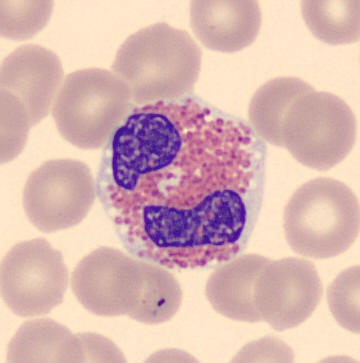
#> input picture EO 2K-PBC Train (183).jpg, 360 x 363 px, given as the content of the folder C:/Users/Shrey/PycharmProjects/PythonProject/ERB, which was not available
$ python main.py   (older library calls are emulated)
#> lines starting #> are read from the running program, lines starting #| are printed output that depends on the picture; after the words box and inside, x2 and y2 are one past the last pixel; in counts of white or black regions, pixels touching at a corner belong together; pictures that were not available may be replaced by others from this repository, and a replacement may not be noted
import cv2
import numpy as np
import glob
import os
from scipy.spatial.distance import directed_hausdorff

# Dataset folders
img_folder = r"C:\Users\Shrey\PycharmProjects\PythonProject\ERB"
mask_folder = r"C:\Users\Shrey\PycharmProjects\PythonProject\ERBGroundtruth"

# Dice Score
def calculate_dice(mask1, mask2):
    mask1 = (mask1 > 0).astype(np.uint8)
    mask2 = (mask2 > 0).astype(np.uint8)
    intersection = np.sum(mask1 & mask2)
    total_sum = np.sum(mask1) + np.sum(mask2)
    if total_sum == 0:
        return 1.0
    return (2.0 * intersection) / total_sum

# IoU Function
def calculate_iou(mask1, mask2):
    mask1 = (mask1 > 0).astype(np.uint8)
    mask2 = (mask2 > 0).astype(np.uint8)
    intersection = np.sum(mask1 & mask2)
    union = np.sum(mask1 | mask2)
    if union == 0:
        return 1.0
    return intersection / union

# Hausdorff Distance
def calculate_hausdorff(mask1, mask2):
    mask1 = (mask1 > 0).astype(np.uint8)
    mask2 = (mask2 > 0).astype(np.uint8)
    pts1 = np.column_stack(np.where(mask1 > 0))
    pts2 = np.column_stack(np.where(mask2 > 0))
    if len(pts1) == 0 or len(pts2) == 0:
        return np.nan
    d1 = directed_hausdorff(pts1, pts2)[0]
    d2 = directed_hausdorff(pts2, pts1)[0]
    return max(d1, d2)

# Precision
def calculate_precision(mask1, mask2):
    mask1 = (mask1 > 0).astype(np.uint8)
    mask2 = (mask2 > 0).astype(np.uint8)
    tp = np.sum(mask1 & mask2)
    fp = np.sum(mask1 & (~mask2))
    if tp + fp == 0:
        return 1.0
    return tp / (tp + fp)

# Recall
def calculate_recall(mask1, mask2):
    mask1 = (mask1 > 0).astype(np.uint8)
    mask2 = (mask2 > 0).astype(np.uint8)
    tp = np.sum(mask1 & mask2)
    fn = np.sum((~mask1) & mask2)
    if tp + fn == 0:
        return 1.0
    return tp / (tp + fn)

# Cell Count Accuracy
def calculate_cell_count_accuracy(pred_mask, gt_mask):
    # Count number of connected components (cells)
    num_pred, _ = cv2.connectedComponents((pred_mask > 0).astype(np.uint8))
    num_gt, _ = cv2.connectedComponents((gt_mask > 0).astype(np.uint8))
    # Subtract background component
    num_pred -= 1
    num_gt -= 1
    if num_gt == 0:
        return 1.0 if num_pred == 0 else 0.0
    return 1 - abs(num_pred - num_gt) / num_gt

# Store metrics
dice_scores, iou_scores, hausdorff_scores = [], [], []
precision_scores, recall_scores, cellcount_scores = [], [], []

image_files = glob.glob(os.path.join(img_folder, "*.jpg"))
print("Total images found:", len(image_files))

for img_path in image_files:
    img_name = os.path.basename(img_path).replace(".jpg", "")
    mask_path = os.path.join(mask_folder, img_name + "_mask.png")

    img = cv2.imread(img_path)
#> img is the input picture: shape (363, 360, 3); mean B, G, R 178.3, 183, 217.4
    gt_mask = cv2.imread(mask_path, cv2.IMREAD_GRAYSCALE)
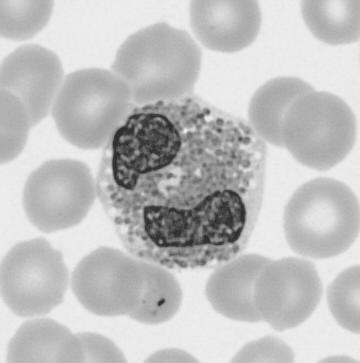
#> gt_mask: shape (363, 360); min 36, max 243, mean 192.8

    if img is None:
        continue
    if gt_mask is None:
        print(f"{img_name}: no ground truth mask")
        continue

    # Convert to LAB
    lab_img = cv2.cvtColor(img, cv2.COLOR_BGR2LAB)
#> lab_img: shape (363, 360, 3); mean of channels 0, 1, 2 196.9, 140.2, 134.8
    l_channel, a_channel, b_channel = cv2.split(lab_img)

    blur_imgA = cv2.GaussianBlur(a_channel, (5, 5), 15)

    # Otsu Threshold
    _, otsu_thresh = cv2.threshold(
        blur_imgA, 0, 255, cv2.THRESH_BINARY + cv2.THRESH_OTSU
    )
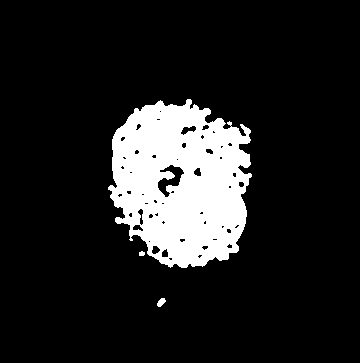
#> otsu_thresh: shape (363, 360); 13.4% white; 3 white regions, box (x1, y1, x2, y2) and area: (108, 99, 252, 268) 17391, (157, 298, 166, 307) 52, (139, 251, 145, 256) 25

    kernel = cv2.getStructuringElement(cv2.MORPH_ELLIPSE, (5, 5))
    h, w = img.shape[:2]
    close_size = max(15, int(min(h, w) * 0.04))
    close_kernel = cv2.getStructuringElement(cv2.MORPH_ELLIPSE, (close_size, close_size))
    closing = cv2.morphologyEx(otsu_thresh, cv2.MORPH_CLOSE, close_kernel, iterations=4)
#> closing: shape (363, 360); 15.2% white; 1 white region, box (x1, y1, x2, y2) and area: (108, 99, 252, 307) 19884

    # Flood fill holes
    flood_filled = closing.copy()
    fill_mask = np.zeros((h + 2, w + 2), np.uint8)
    cv2.floodFill(flood_filled, fill_mask, (0, 0), 255)
#> flood_filled: shape (363, 360); every value is 255
    flood_fill_inverted = cv2.bitwise_not(flood_filled)
#> flood_fill_inverted: shape (363, 360); every value is 0
    closing = cv2.bitwise_or(closing, flood_fill_inverted)

    if cv2.countNonZero(closing) > 0.9 * closing.size:
        closing = cv2.morphologyEx(otsu_thresh, cv2.MORPH_CLOSE, kernel, iterations=4)

    # Distance transform
    dist_transform = cv2.distanceTransform(closing, cv2.DIST_L2, 5)
    _, sure_fg = cv2.threshold(dist_transform, 0.2 * dist_transform.max(), 255, 0)
#> sure_fg: shape (363, 360) float32; 10.2% white; 1 white region, box (x1, y1, x2, y2) and area: (123, 114, 238, 259) 13270
    sure_fg = cv2.erode(sure_fg.astype(np.uint8), kernel, iterations=1)
#> sure_fg: shape (363, 360); 9.5% white; 1 white region, box (x1, y1, x2, y2) and area: (125, 116, 236, 257) 12398
    sure_bg = cv2.dilate(closing, kernel, iterations=4)
#> sure_bg: shape (363, 360); 19.1% white; 1 white region, box (x1, y1, x2, y2) and area: (100, 91, 260, 315) 24960
    unknown = cv2.subtract(sure_bg, sure_fg)
#> unknown: shape (363, 360); 9.6% white; 1 white region, box (x1, y1, x2, y2) and area: (100, 91, 260, 315) 12562

    # Gradient magnitude
    gray_img = cv2.cvtColor(img, cv2.COLOR_BGR2GRAY)
    sobel_x = cv2.Sobel(gray_img, cv2.CV_64F, 1, 0, ksize=5)
    sobel_y = cv2.Sobel(gray_img, cv2.CV_64F, 0, 1, ksize=5)
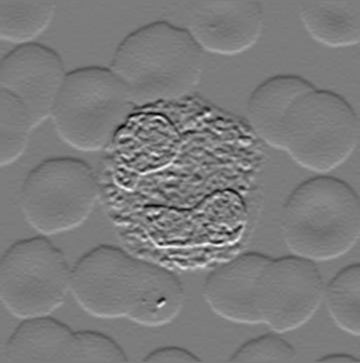
#> sobel_y: shape (363, 360) float64; min -4570, max 4804, mean -4.5; drawn with min black and max white
    gradient_magnitude = cv2.magnitude(sobel_x, sobel_y)
    gradient_magnitude = cv2.convertScaleAbs(gradient_magnitude)
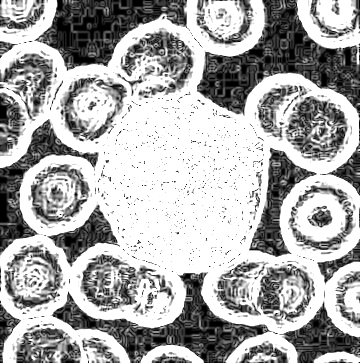
#> gradient_magnitude: shape (363, 360); min 0, max 255, mean 169.4

    # Marker labelling
    num_labels, markers = cv2.connectedComponents(sure_fg)
#> num_labels = 2
    markers = markers + 1
    markers[unknown == 255] = 0

    # Watershed segmentation
    markers = cv2.watershed(cv2.cvtColor(gradient_magnitude, cv2.COLOR_GRAY2BGR), markers)
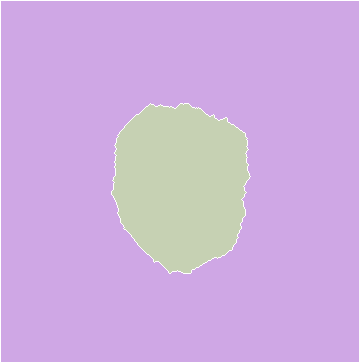
#> markers: shape (363, 360) int32; 3 distinct labels, from -1 to 2; one colour per label, 0 black, -1 white

    best_score = -np.inf
    pmy_marker = -1

    # Choose best segment
    for label in range(2, markers.max() + 1):
        region_mask = np.uint8(markers == label)
        area = cv2.countNonZero(region_mask)
        if area < 500:
            continue
        mean_a = cv2.mean(a_channel, mask=region_mask)[0]
        mean_l = cv2.mean(l_channel, mask=region_mask)[0]
        score = mean_a - 0.5 * mean_l
        if score > best_score:
            best_score = score
            pmy_marker = label
#> this loop made 1 pass
#> (area, mean_a, mean_l, score, best_score) on pass 1: (17947, 161.2, 129.1, 96.63, 96.63)
#> pass 1, `region_mask = np.uint8(markers == label)`:
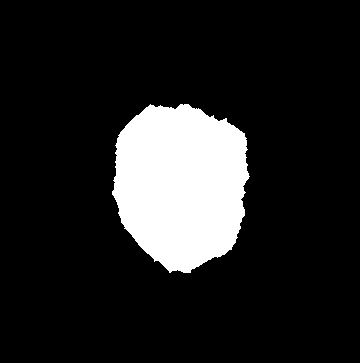
#> region_mask: shape (363, 360); values 0 (black) and 1 (white), 13.7% white; 1 white region, box (x1, y1, x2, y2) and area: (112, 104, 250, 273) 17947
#> after the loop, best_score = 96.63; pmy_marker = 2

    watershed_mask = np.zeros_like(closing)
    if pmy_marker != -1:
        watershed_mask[markers == pmy_marker] = 255

    # Keep largest component
    contours, _ = cv2.findContours(watershed_mask, cv2.RETR_EXTERNAL, cv2.CHAIN_APPROX_SIMPLE)
    if contours:
        largest = max(contours, key=cv2.contourArea)
        watershed_mask = np.zeros_like(watershed_mask)
        cv2.drawContours(watershed_mask, [largest], -1, 255, thickness=cv2.FILLED)

    watershed_mask_binary = (np.uint8(watershed_mask > 0) * 255)

    # Threshold
    _, pred_bin = cv2.threshold(watershed_mask_binary, 127, 255, cv2.THRESH_BINARY)
    _, gt_bin = cv2.threshold(gt_mask, 127, 255, cv2.THRESH_BINARY)
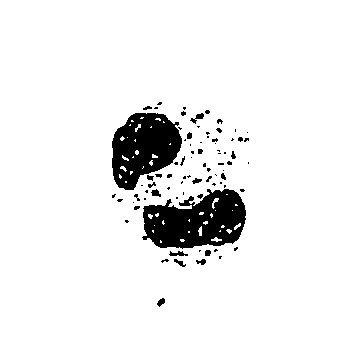
#> gt_bin: shape (363, 360); 93.1% white; 80 black regions (60 under 20 px), largest, box (x1, y1, x2, y2) and area: (142, 189, 246, 249) 4271, (112, 113, 182, 190) 3610, (190, 113, 204, 124) 61

    # Metrics
    dice = calculate_dice(pred_bin, gt_bin)
#> in calculate_dice, `intersection = np.sum(mask1 & mask2)`: intersection = 9420
#> in calculate_dice, `total_sum = np.sum(mask1) + np.sum(mask2)`: total_sum = 139659
#> dice = 0.135
    iou = calculate_iou(pred_bin, gt_bin)
#> in calculate_iou, `intersection = np.sum(mask1 & mask2)`: intersection = 9420
#> in calculate_iou, `union = np.sum(mask1 | mask2)`: union = 130239
#> iou = 0.0723
    hausdorff = calculate_hausdorff(pred_bin, gt_bin)
#> in calculate_hausdorff, `pts1 = np.column_stack(np.where(mask1 > 0))`: pts1 = 17947 pairs, first value 104 to 272, second value 112 to 249
#> in calculate_hausdorff, `pts2 = np.column_stack(np.where(mask2 > 0))`: pts2 = 121712 pairs, first value 0 to 362, second value 0 to 359
#> in calculate_hausdorff, `d1 = directed_hausdorff(pts1, pts2)[0]`: d1 = 13.6
#> in calculate_hausdorff, `d2 = directed_hausdorff(pts2, pts1)[0]`: d2 = 181.6
#> hausdorff = 181.6
    precision = calculate_precision(pred_bin, gt_bin)
#> in calculate_precision, `tp = np.sum(mask1 & mask2)`: tp = 9420
#> in calculate_precision, `fp = np.sum(mask1 & (~mask2))`: fp = 8527
#> precision = 0.525
    recall = calculate_recall(pred_bin, gt_bin)
#> in calculate_recall, `tp = np.sum(mask1 & mask2)`: tp = 9420
#> in calculate_recall, `fn = np.sum((~mask1) & mask2)`: fn = 112292
#> recall = 0.0774
    cellcount_acc = calculate_cell_count_accuracy(pred_bin, gt_bin)
#> in calculate_cell_count_accuracy, `num_pred, _ = cv2.connectedComponents((pred_mask > 0).astype(np.uint8))`: num_pred = 2
#> in calculate_cell_count_accuracy, `num_gt, _ = cv2.connectedComponents((gt_mask > 0).astype(np.uint8))`: num_gt = 46
#> in calculate_cell_count_accuracy, `num_pred -= 1`: num_pred = 1
#> in calculate_cell_count_accuracy, `num_gt -= 1`: num_gt = 45
#> cellcount_acc = 0.0222

    dice_scores.append((img_name, dice))
    iou_scores.append((img_name, iou))
    hausdorff_scores.append((img_name, hausdorff))
    precision_scores.append((img_name, precision))
    recall_scores.append((img_name, recall))
    cellcount_scores.append((img_name, cellcount_acc))

    print(f"{img_name}: Dice={dice:.4f}, IoU={iou:.4f}, Hausdorff={hausdorff:.4f}, "
          f"Precision={precision:.4f}, Recall={recall:.4f}, CellCountAcc={cellcount_acc:.4f}")
#| EO 2K-PBC Train (183): Dice=0.1349, IoU=0.0723, Hausdorff=181.5709, Precision=0.5249, Recall=0.0774, CellCountAcc=0.0222

# Final Results
def print_avg_and_top3(scores, metric_name, reverse=True):
#> called with metric_name = 'Dice Score', reverse = True
    avg_score = np.nanmean([score for _, score in scores])
#> avg_score = 0.135
    print(f"\nAverage {metric_name}: {avg_score:.4f}")
#| Average Dice Score: 0.1349
    sorted_scores = sorted(scores, key=lambda x: x[1], reverse=reverse)
#> sorted_scores = [('EO 2K-PBC Train (183)', 0.135)]
    print(f"Top 3 {metric_name}:")
    for name, score in sorted_scores[:3]:
        print(f"{name}: {score:.4f}")
#> this loop made 1 pass
#> (name, score) on pass 1: ('EO 2K-PBC Train (183)', 0.135)
#> (printed output is left out)

print_avg_and_top3(dice_scores, "Dice Score")
print_avg_and_top3(iou_scores, "IoU Score")
#| Average IoU Score: 0.0723
#> the loop in print_avg_and_top3 (call 2), `for name, score in sorted_scores[:3]:` made 1 pass
#> (name, score) on pass 1: ('EO 2K-PBC Train (183)', 0.0723)
#> (printed output is left out)
print_avg_and_top3(precision_scores, "Precision")
#| Average Precision: 0.5249
print_avg_and_top3(recall_scores, "Recall")
#| Average Recall: 0.0774
print_avg_and_top3(cellcount_scores, "Cell Count accuracy")
#| Average Cell Count accuracy: 0.0222
print_avg_and_top3(hausdorff_scores, "Hausdorff Distance", reverse=False)
#| Average Hausdorff Distance: 181.5709

$ run again, on ERB 2K-PBC Train (106).jpg
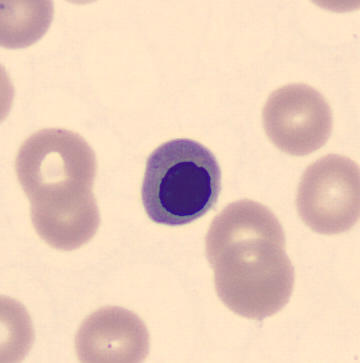
#> input picture ERB 2K-PBC Train (106).jpg, 360 x 363 px, given as the content of the folder C:/Users/Shrey/PycharmProjects/PythonProject/ERB, which was not available
#> img is the input picture: shape (363, 360, 3); mean B, G, R 189.3, 207.7, 235.6
#> lab_img: shape (363, 360, 3); mean of channels 0, 1, 2 217, 135.2, 140.5
#> otsu_thresh: shape (363, 360); 26.1% white; 10 white regions, largest, box (x1, y1, x2, y2) and area: (206, 200, 294, 319) 7257, (17, 128, 99, 250) 6711, (142, 138, 220, 226) 5405
#> flood_fill_inverted: shape (363, 360); 65.1% white; 3 black regions, box (x1, y1, x2, y2) and area: (0, 0, 360, 319) 38553, (0, 298, 149, 363) 6647, (315, 0, 360, 12) 417
#> sure_bg: shape (363, 360); 39.8% white; 8 white regions, largest, box (x1, y1, x2, y2) and area: (134, 130, 302, 327) 18309, (256, 76, 360, 241) 11082, (9, 120, 107, 258) 10326
#> unknown: shape (363, 360); 28% white; 8 white regions, largest, box (x1, y1, x2, y2) and area: (134, 130, 302, 327) 10703, (256, 76, 360, 241) 8841, (9, 120, 107, 258) 8177
#> num_labels = 12
#> the loop `for label in range(2, markers.max() + 1):` made 11 passes
#> (area, mean_a, mean_l, score, best_score) on passes 1, 6: (2484, 140.5, 186.5, 47.29, 47.29), (14860, 143.8, 158.9, 64.4, 64.4)
#> after the loop `for label in range(2, markers.max() + 1):`:
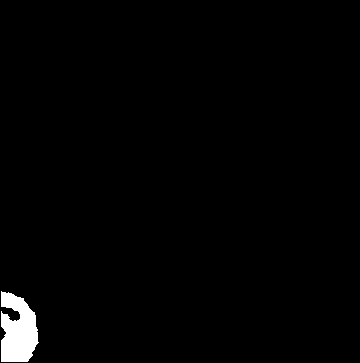
#> region_mask: shape (363, 360); values 0 (black) and 1 (white), 1.5% white; 1 white region, box (x1, y1, x2, y2) and area: (1, 291, 39, 362) 1980
#> after the loop `for label in range(2, markers.max() + 1):`: best_score = 64.4; pmy_marker = 7
#> gt_bin: shape (363, 360); 96.9% white; 6 black regions (5 under 20 px), largest, box (x1, y1, x2, y2) and area: (147, 141, 215, 224) 4044
#> in calculate_dice, `mask1 = (mask1 > 0).astype(np.uint8)`:
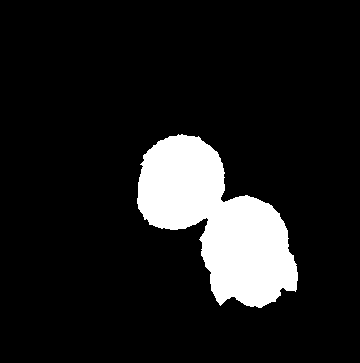
#> mask1: shape (363, 360); values 0 (black) and 1 (white), 11.4% white; 1 white region, box (x1, y1, x2, y2) and area: (137, 134, 298, 308) 14860
#> in calculate_dice, `intersection = np.sum(mask1 & mask2)`: intersection = 10795
#> total_sum = 141475
#> dice = 0.153
#> in calculate_iou, `intersection = np.sum(mask1 & mask2)`: intersection = 10795
#> union = 130680
#> iou = 0.0826
#> pts1 = 14860 pairs, first value 134 to 307, second value 137 to 297
#> pts2 = 126615 pairs, first value 0 to 362, second value 0 to 359
#> d1 = 25.81
#> d2 = 210.7
#> in calculate_precision, `tp = np.sum(mask1 & mask2)`: tp = 10795
#> fp = 4065
#> precision = 0.726
#> in calculate_recall, `tp = np.sum(mask1 & mask2)`: tp = 10795
#> fn = 115820
#> recall = 0.0853
#> in calculate_cell_count_accuracy, `num_pred, _ = cv2.connectedComponents((pred_mask > 0).astype(np.uint8))`: num_pred = 2
#> in calculate_cell_count_accuracy, `num_gt, _ = cv2.connectedComponents((gt_mask > 0).astype(np.uint8))`: num_gt = 21
#> in calculate_cell_count_accuracy, `num_pred -= 1`: num_pred = 1
#> in calculate_cell_count_accuracy, `num_gt -= 1`: num_gt = 20
#> cellcount_acc = 0.05
#| ERB 2K-PBC Train (106): Dice=0.1526, IoU=0.0826, Hausdorff=210.7178, Precision=0.7264, Recall=0.0853, CellCountAcc=0.0500
#> avg_score = 0.153
#| Average Dice Score: 0.1526
#> sorted_scores = [('ERB 2K-PBC Train (106)', 0.153)]
#> the loop in print_avg_and_top3, `for name, score in sorted_scores[:3]:` made 1 pass
#> (name, score) on pass 1: ('ERB 2K-PBC Train (106)', 0.153)
#> (printed output is left out)
#| Average IoU Score: 0.0826
#> the loop in print_avg_and_top3 (call 2), `for name, score in sorted_scores[:3]:` made 1 pass
#> (name, score) on pass 1: ('ERB 2K-PBC Train (106)', 0.0826)
#> (printed output is left out)
#| Average Precision: 0.7264
#| Average Recall: 0.0853
#| Average Cell Count accuracy: 0.0500
#| Average Hausdorff Distance: 210.7178
